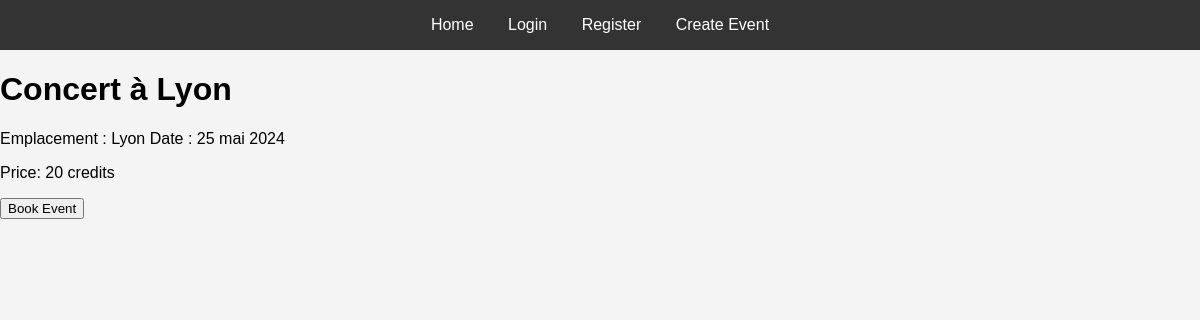
Screenshot of /event/1 with the database file from the repository.
### app.py (models this page shows)
class Event(db.Model):
    id = db.Column(db.Integer, primary_key=True)
    name = db.Column(db.String(150), nullable=False)
    description = db.Column(db.Text, nullable=False)
    price = db.Column(db.Integer, nullable=False)

### app.py (the view, shortened to what this page needs)
@app.route('/event/<int:event_id>', methods=['GET', 'POST'])
def event(event_id):
    event = Event.query.get_or_404(event_id)
    return render_template('event.html', event=event)

### app.py (called while the page is built)
@app.before_request
def before_request():
    g.user = None
    if 'user_id' in session:
        g.user = User.query.get(session['user_id'])

@app.context_processor
def inject_user():
    return dict(user=g.user)

### templates/event.html
{% extends "base.html" %}
{% block content %}
<h1>{{ event.name }}</h1>
<p>{{ event.description }}</p>
<p>Price: {{ event.price }} credits</p>
<form method="post">
    <button type="submit">Book Event</button>
</form>
{% endblock %}

### static/style.css (style rules this page uses)
body { font-family: Arial, sans-serif; background-color: #f4f4f4; margin: 0; padding: 0; }

### rows the page displays
Event: name "Concert à Lyon", description "Emplacement : Lyon Date : 25 mai 2024", price "20"
